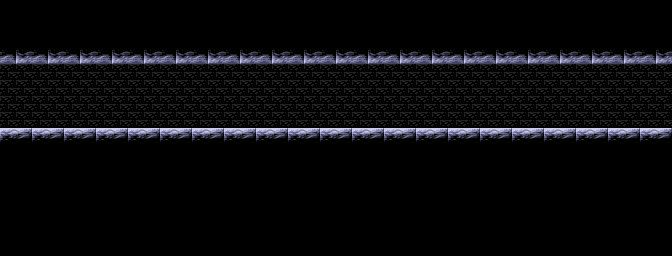

Below is a game level as drawn by its tile map, then a one-line description and the .tmx file that defines it, in full:
An orthogonal 21x8 tile map with 32x32 px tiles, 1 tile layer (Capa de Patrones 1), 2 tilesets and 6 objects (STAGE_LAVA2).

<map version="1.0" orientation="orthogonal" width="21" height="8" tilewidth="32" tileheight="32">
 <tileset firstgid="1" name="tileset" tilewidth="32" tileheight="32">
  <image source="../tileset/tileset.png" width="256" height="256" />
 </tileset>
 <tileset firstgid="65" name="objset" tilewidth="64" tileheight="64">
  <image source="../tileset/objset.png" trans="000000" width="512" height="512" />
 </tileset>
 <layer name="Capa de Patrones 1" width="21" height="8">
  <data encoding="csv">
30,30,30,30,30,30,30,30,30,30,30,30,30,30,30,30,30,30,30,30,30,
31,31,31,31,31,31,31,31,31,31,31,31,31,31,31,31,31,31,31,31,31,
1,1,1,1,1,1,1,1,1,1,1,1,1,1,1,1,1,1,1,1,1,
1,1,1,1,1,1,1,1,1,1,1,1,1,1,1,1,1,1,1,1,1,
32,32,32,32,32,32,32,32,32,32,32,32,32,32,32,32,32,32,32,32,32,
30,30,30,30,30,30,30,30,30,30,30,30,30,30,30,30,30,30,30,30,30,
30,30,30,30,30,30,30,30,30,30,30,30,30,30,30,30,30,30,30,30,30,
30,30,30,30,30,30,30,30,30,30,30,30,30,30,30,30,30,30,30,30,30
</data>
 </layer>
 <objectgroup name="Capa de Objetos 1" width="21" height="8">
  <object gid="66" x="49" y="141" />
  <object gid="67" x="51" y="138" />
  <object name="STAGE_LAVA2" gid="66" x="558" y="140" />
  <object gid="80" x="192" y="192" />
  <object gid="80" x="320" y="192" />
  <object gid="80" x="448" y="192" />
 </objectgroup>
</map>
